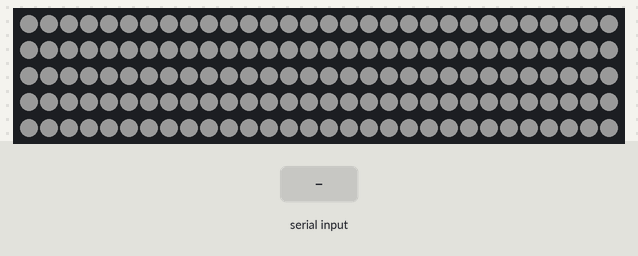
Simulated run of this sketch. Board: Arduino Uno, built with avr-gcc and run on an emulated ATmega328P. Parts: 150 RGB LEDs in strip order, left to right, continuing on the next row. Inputs (shaded band) come from the test bench. Dim RGB values are drawn brighter than linear.

Above: at 3.1 s.
3.2 s: "1;90\n" received over the second serial link
At 3.96 s:
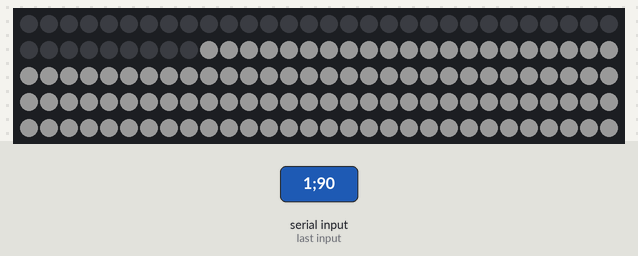
5.6 s: "90;45;200\n" received over the second serial link
At 5.8 s:
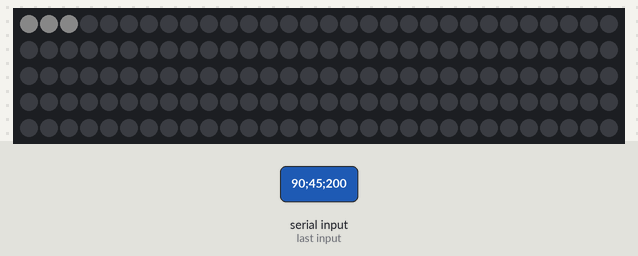
Timing chart, 0 to 8.6 s (numbered marks = the images above; inputs shaded):
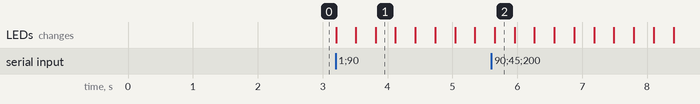

Measured:
- after the input at 3.2 s, the LEDs: first change at once (image 1 shows a later state)
- after the input at 5.6 s, the LEDs: change after 0.05 s (image 2)

The sketch:

LED.ino
```cpp
#include <Adafruit_NeoPixel.h>
#include <SoftwareSerial.h>
SoftwareSerial HM10(2, 3); // RX = 2, TX = 3

#define LED_PIN 6
#define LED_COUNT 150

Adafruit_NeoPixel strip(LED_COUNT, LED_PIN, NEO_GRB + NEO_KHZ800);
char appData;
String inData = "";
String combinedData = "";

void setup() {
  strip.begin();           // INITIALIZE NeoPixel strip object (REQUIRED)
  strip.show();            // Turn OFF all pixels ASAP
  strip.setBrightness(25); // Set BRIGHTNESS to about 1/5 (max = 255)
  colorWipe(strip.Color(255,255,255), 1, false);
  delay(1000);
  HM10.begin(9600); // set HM10 serial at 9600 baud rate
}

void loop() {
  HM10.listen();  // listen the HM10 port
  while (HM10.available() > 0) {   // if HM10 sends something then read
    appData = HM10.read();
    inData = String(appData);  // save the data in string format
    if (inData.indexOf(';') > -1) {
      GetLEDData(combinedData);
      inData = "";
      combinedData = "";
    } else {
      combinedData += inData;
    }
  }
}

void GetLEDData(String data) {
  Serial.println("GOT: " + data);
  int _buffer = 0;
  int _index = 0;
  _index = data.indexOf(',', _buffer);
  String r = data.substring(_buffer, _index);
  _buffer = _index;
  _index = data.indexOf(',', _buffer + 1);
  String g = data.substring(_buffer + 1, _index);
  _buffer = _index;
  _index = data.indexOf(',', _buffer + 1);
  String b = data.substring(_buffer + 1, _index);
  colorWipe(strip.Color(r.toInt(),g.toInt(),b.toInt()), 10, true);
}

void colorWipe(uint32_t color, int wait, bool shouldWait) {
  for(int i=0; i<strip.numPixels(); i++) { // For each pixel in strip...
    strip.setPixelColor(i, color);         //  Set pixel's color (in RAM)
    strip.show();                          //  Update strip to match
    if (shouldWait) {
      delay(wait);                           //  Pause for a moment
    }
  }
}
```
